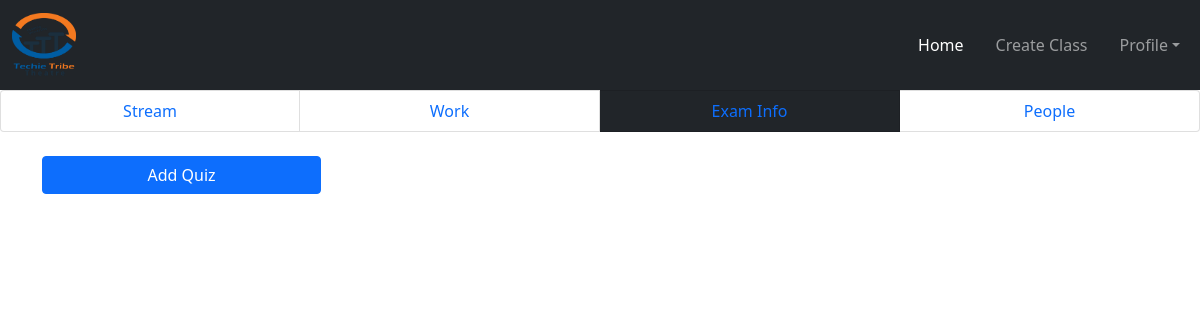
Page /teacher/examview/7/ on the earlier database version.
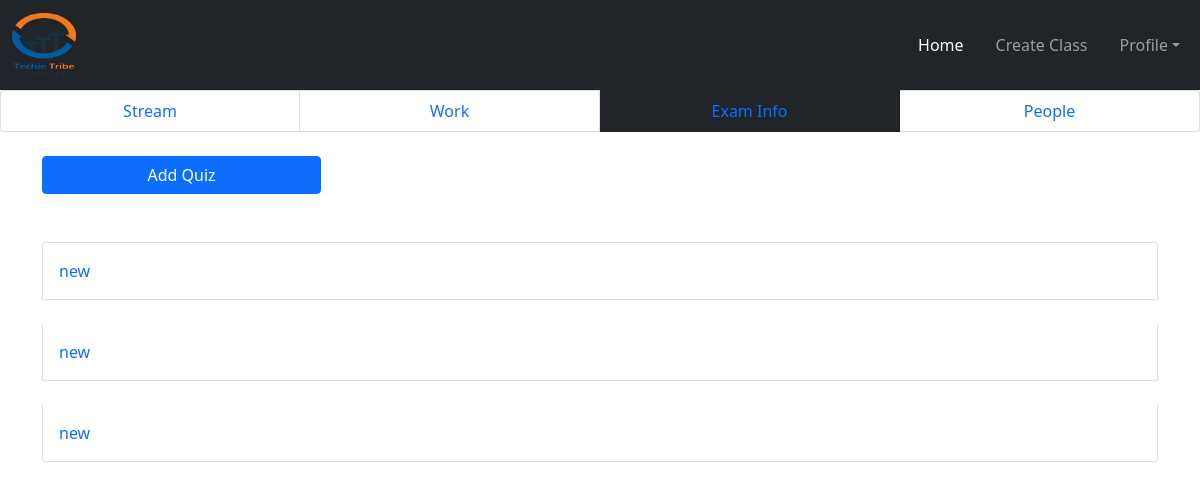
Same page on the later database version.
### teacher/models.py (models this page shows, shortened)
class QuesModel(models.Model):
    myclass = models.ForeignKey(
        CreateClass, on_delete=models.CASCADE, null=True)
    topics = models.CharField(max_length=200, default="new")
    question = models.CharField(max_length=200, null=True)
    op1 = models.CharField(max_length=200, null=True)
    op2 = models.CharField(max_length=200, null=True)
    op3 = models.CharField(max_length=200, null=True)
    op4 = models.CharField(max_length=200, null=True)
    ans = models.CharField(max_length=200, null=True)

### teacher/views.py (the view, shortened to what this page needs)
# urls.py: path('examview/<int:id>/', ExamView.as_view(), name='examview'),
class ExamView(View):
    def get(self, request, id):
        mainid = id
        form = QuesModelForm()
        mywork = CreateClass.objects.get(pk=id)
        exam = QuesModel.objects.filter(myclass=mywork)[::-1]
        return render(request, 'exam-info.html', {'mainid': id, 'form': form, 'exam': exam})

### teacher/templates/exam-info.html (shortened to what this page needs)
{% extends 'base_teacher.html' %} <br />
{% load static %} <br />
{% block content %}
<ul class="list-group list-group-horizontal col-12">
  <li class="list-group-item col-3 text-center">
    <a href="{% url 'classshow' mainid %}">Stream</a>
  </li>
  <li class="list-group-item col-3 text-center">
    <a href="{% url 'addwork' mainid %}">Work</a>
  </li>
  <li class="list-group-item col-3 text-center bg-dark text-white">
    <a href="{% url 'examview' mainid %}">Exam Info</a>
  </li>
  <li class="list-group-item col-3 text-center"><a href="">People</a></li>
</ul>
<div class="container">
    <button
      type="button"
      class="btn btn-primary mt-4 w-25"
      data-bs-toggle="modal"
      data-bs-target="#exampleModal"
    >
      Add Quiz
    </button>
  </div>
  <br>
  <div class="container mt-4">
    <div class="list-group">
      {% for ann in exam %}
      <li
        class="list-group-item d-flex justify-content-between align-items-center mb-4 p-3"
      >
      <a href="{% url 'showquiz' ann.id %}"> {{ann.topics}} </a>
      {% endfor %}
    </div>
  </div>
{% endblock content %}

Differences in the rows shown:
added QuesModel: topics "new"
added QuesModel: topics "new"
added QuesModel: topics "new"
